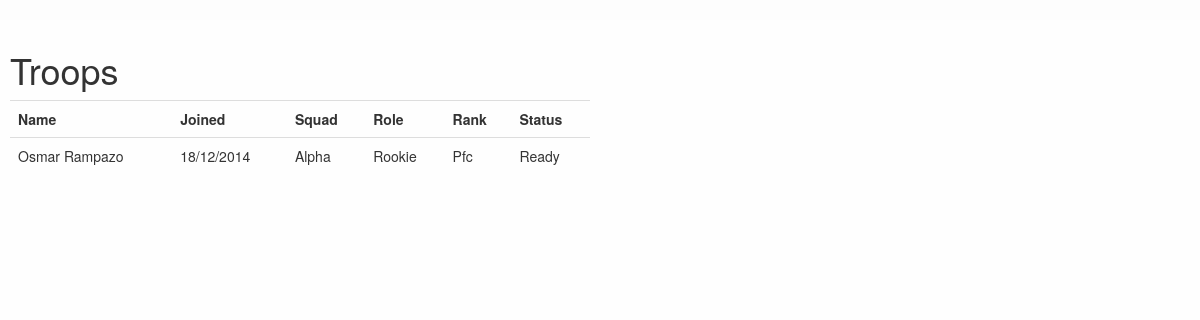
The app's page /troops/, older data.
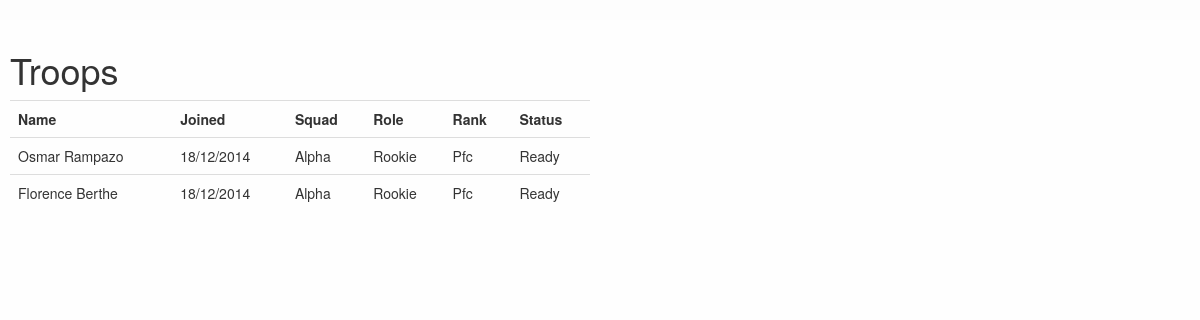
The same page, newer data.
### troops/models.py (models this page shows, shortened)
class Soldier(models.Model):
	name = models.CharField(max_length = 100)
	joined = models.DateField('Joined')
	squad = models.ForeignKey(Squad)
	role = models.ForeignKey(Role)
	rank = models.ForeignKey(Rank)
	status = models.ForeignKey(Status)
	def joinDate(self):
		return self.joined.strftime('%d/%m/%Y')

class Squad(models.Model):
	name = models.CharField(max_length = 100)
	joined = models.DateField('Established')

class Role(models.Model):
	name = models.CharField(max_length = 50)

class Rank(models.Model):
	name = models.CharField(max_length = 50)

class Status(models.Model):
	name = models.CharField(max_length = 50)

### troops/views.py (the view)
def index(request):
	soldiers = Soldier.objects.order_by('joined')#[:5]
	context = {'soldiers': soldiers}
	return render(request, 'troops/index.html', context)

### troops/templates/troops/index.html
{% load staticfiles %}
{% include "troops/header.html" %}
<div class="soldiers">
	<h1>Troops</h1>
	<table class="table">
		<tr>
			<th>Name</th>
			<th>Joined</th>
			<th>Squad</th>
			<th>Role</th>
			<th>Rank</th>
			<th>Status</th>
		</tr>
		{% for soldier in soldiers %}
			<tr>
				<td>{{soldier.name}}</td>
				<td>{{soldier.joinDate}}</td>
				<td>{{soldier.squad.name}}</td>
				<td>{{soldier.role.name}}</td>
				<td>{{soldier.rank.name}}</td>
				<td>{{soldier.status.name}}</td>
			</tr>
		{% endfor %}
	</table>
</div>
{% include "troops/footer.html" %}

### troops/templates/troops/header.html (shortened to what this page needs)
{% load staticfiles %}
<!DOCTYPE html>
<html lang="de">
<head>
	<link href="{% static "css/bootstrap.min.css" %}" rel="stylesheet">
	<link rel="stylesheet" type="text/css" href="{% static "css/style.css" %}" />
</head>
<body>
	<div class="hspace"></div>

### troops/templates/troops/footer.html (shortened to what this page needs)
{% load staticfiles %}
</body>
</html>

### troops/static/css/style.css (style rules this page uses)
body { background-color: #fefefe; }
.hspace { height: 20px; background-color: #fdfdfd; }
.soldiers { position: relative; float: left; width: 600px; padding: 10px; }

Row changes from the older to the newer data that the page shows:
added Soldier: name "Florence Berthe", joinDate "18/12/2014", squad.name "Alpha", role.name "Rookie", rank.name "Pfc", status.name "Ready"
